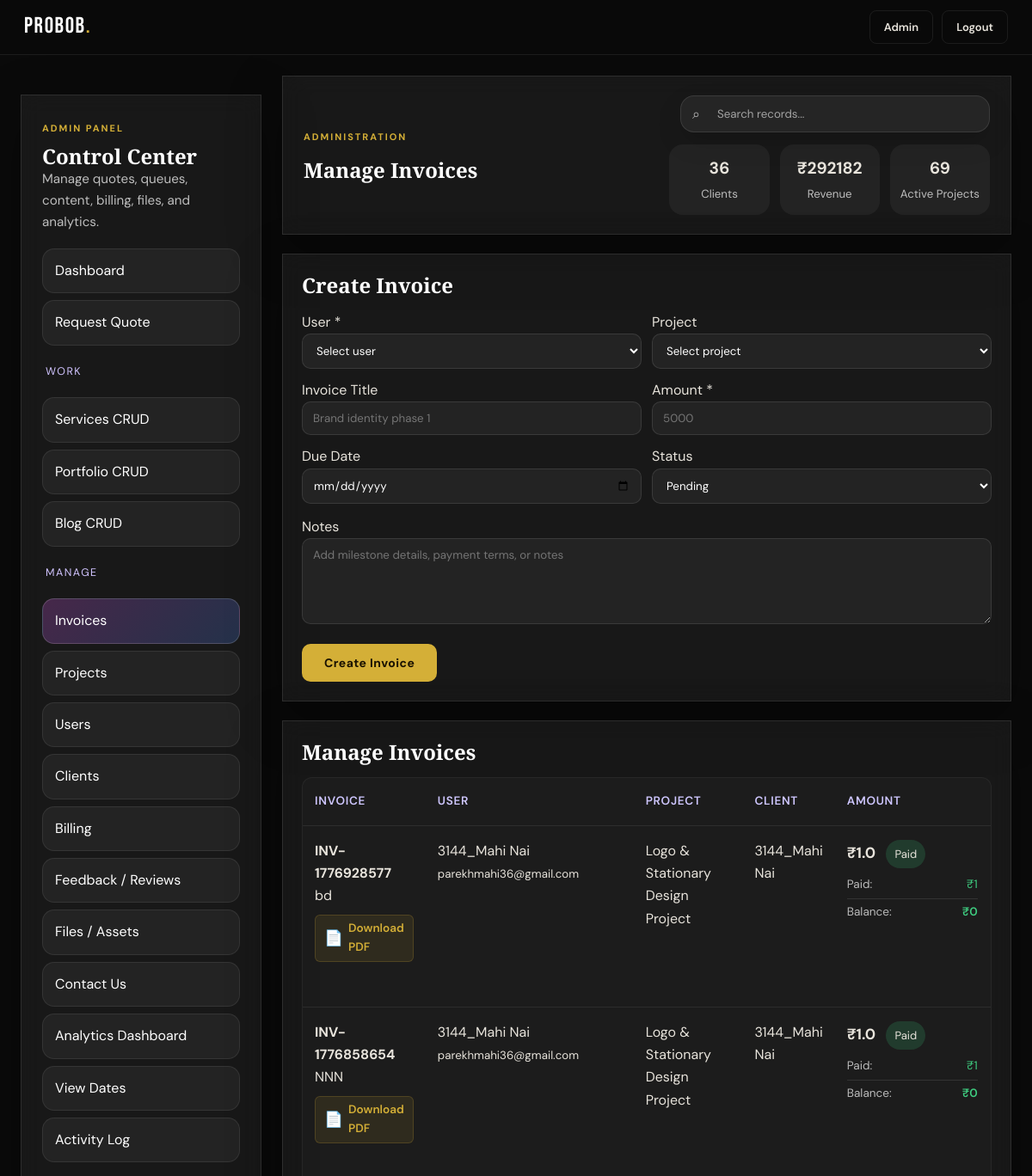
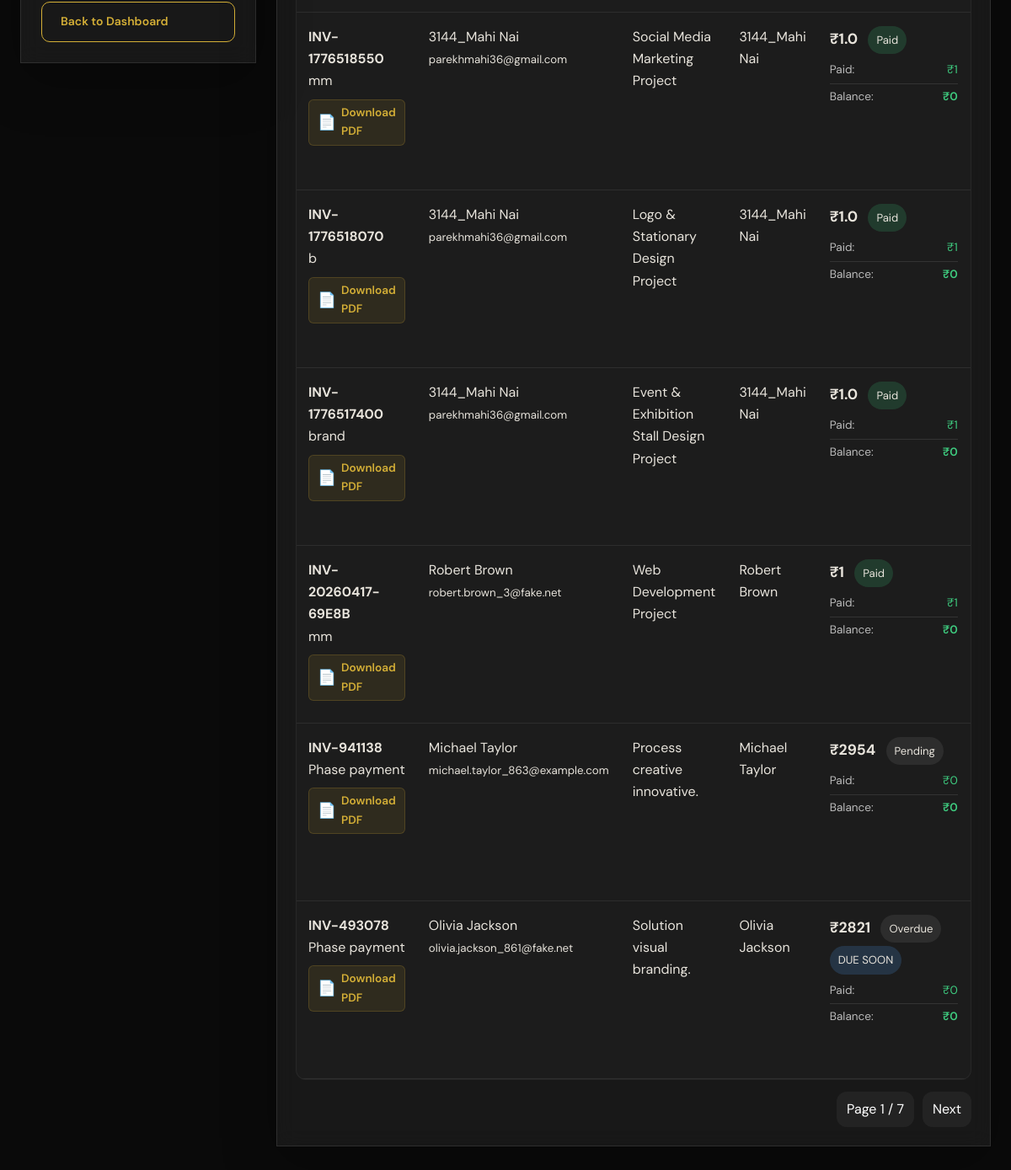
/admin/manage/invoices (signed in), run on the app's committed database (2 pictures, top to bottom).
### tables this page shows
CREATE TABLE invoices (
            id INTEGER PRIMARY KEY AUTOINCREMENT,
            project_id INTEGER,
            user_id INTEGER,
            invoice_no TEXT,
            title TEXT,
            amount TEXT,
            due_date TEXT,
            status TEXT DEFAULT 'Pending',
            notes TEXT,
            created_at TEXT DEFAULT CURRENT_TIMESTAMP
        , paid_amount INTEGER DEFAULT 0, balance_amount INTEGER DEFAULT 0);

CREATE TABLE users (
            id INTEGER PRIMARY KEY AUTOINCREMENT,
            name TEXT NOT NULL,
            email TEXT UNIQUE NOT NULL,
            password_hash TEXT NOT NULL,
            role TEXT DEFAULT 'user',
            reset_token TEXT,
            reset_token_expires TEXT,
            created_at TEXT DEFAULT CURRENT_TIMESTAMP
        , profile_picture TEXT, bio TEXT, phone TEXT, location TEXT, status TEXT DEFAULT 'active');

CREATE TABLE projects (
            id INTEGER PRIMARY KEY AUTOINCREMENT,
            user_id INTEGER,
            quote_id INTEGER,
            title TEXT NOT NULL,
            service TEXT,
            brief TEXT,
            status TEXT DEFAULT 'Inquiry Received',
            priority TEXT DEFAULT 'Medium',
            budget TEXT,
            due_date TEXT,
            designer_name TEXT,
            progress INTEGER DEFAULT 0,
            created_at TEXT DEFAULT CURRENT_TIMESTAMP
        );

### app.py (the view)
@app.route('/admin/manage/invoices')
@admin_required
def admin_invoices_page():
    conn = get_db()
    page = int(request.args.get('page', 1) or 1)
    search = request.args.get('search', '').strip()
    invoices = admin_paginate("""
        SELECT invoices.*,
               projects.title AS project_title,
               users.name AS client_name,
               users.name AS user_name,
               users.email AS user_email
        FROM invoices
        LEFT JOIN projects ON invoices.project_id = projects.id
        LEFT JOIN users ON invoices.user_id = users.id
        ORDER BY invoices.created_at DESC
    """, page=page, per_page=8, search=search, search_cols=['invoice_no', 'title', 'status', 'client_name', 'user_name', 'user_email'])
    projects = conn.execute("""
        SELECT projects.id, projects.title, users.name AS client_name
        FROM projects
        LEFT JOIN users ON projects.user_id = users.id
        ORDER BY projects.id DESC
    """).fetchall()
    users = conn.execute("""
        SELECT id, name, email
        FROM users
        ORDER BY id DESC
    """).fetchall()
    today = datetime.now().strftime('%Y-%m-%d')
    three_days_later = (datetime.now() + timedelta(days=3)).strftime('%Y-%m-%d')
    return render_template(
        'admin_invoices.html',
        invoices=invoices,
        projects=projects,
        users=users,
        today=today,
        three_days_later=three_days_later,
        **admin_common_context('invoices')
    )

### app.py (called while the page is built)
def get_db():
    db = getattr(g, '_database', None)
    if db is None:
        db = g._database = sqlite3.connect(DATABASE)
        db.row_factory = sqlite3.Row
    return db

@app.teardown_appcontext
def close_connection(exception):
    db = getattr(g, '_database', None)
    if db is not None:
        db.close()

def admin_required(f):
    @wraps(f)
    def decorated(*args, **kwargs):
        user = get_current_user()
        if not user:
            flash('Please log in to access this page.', 'warning')
            return redirect(url_for('login', next=request.path))
        if user['role'] != 'admin':
            flash('Admin access only.', 'error')
            return redirect(url_for('dashboard'))
        return f(*args, **kwargs)
    return decorated

def get_current_user():
    if 'user_id' not in session:
        return None
    return get_db().execute('SELECT * FROM users WHERE id=?', (session['user_id'],)).fetchone()

def get_user_notifications(limit=5, only_unread=False):
    user = get_current_user()
    if not user:
        return []
    query = 'SELECT * FROM notifications WHERE user_id=?'
    params = [user['id']]
    if only_unread:
        query += ' AND is_read=0'
    query += ' ORDER BY id DESC LIMIT ?'
    params.append(limit)
    return get_db().execute(query, tuple(params)).fetchall()

def unread_notification_count():
    user = get_current_user()
    if not user:
        return 0
    return get_db().execute('SELECT COUNT(*) FROM notifications WHERE user_id=? AND is_read=0', (user['id'],)).fetchone()[0]

@app.context_processor
def inject_user():
    user = get_current_user()
    play_login_sound = bool(session.pop('play_login_sound', False))
    return {
        'current_user': user,
        'notif_preview': get_user_notifications(limit=5) if user else [],
        'notif_unread_count': unread_notification_count() if user else 0,
        'play_login_sound': play_login_sound,
        'now_iso': now_iso
    }

def admin_common_context(section='dashboard'):
    return {'admin_section': section, 'admin_stats': admin_overview_stats()}

### templates/admin_invoices.html (shortened to what this page needs)
{% extends 'admin_base.html' %}
{% block admin_heading %}Manage Invoices{% endblock %}
{% block admin_body %}
<div class="crud-layout stacked-crud">
  <div class="glass-card admin-section">
    <h2>Create Invoice</h2>
    <form method="POST" action="{{ url_for('admin_create_invoice') }}" class="crud-form" style="padding:0;">
      <div class="form-grid-2">
        <div>
          <label>User *</label>
          <select name="user_id" required>
              <option value="">Select user</option>
          </select>
        </div>
        <div>
          <label>Project</label>
          <select name="project_id">
            <option value="">Select project</option>
          </select>
        </div>
        <div>
          <label>Invoice Title</label>
          <input type="text" name="title" placeholder="Brand identity phase 1">
        </div>
        <div>
          <label>Amount *</label>
          <input type="number" name="amount" min="1" step="0.01" placeholder="5000" required>
        </div>
        <div>
          <label>Due Date</label>
          <input type="date" name="due_date">
        </div>
        <div>
          <label>Status</label>
          <select name="status">
            {% for s in ['Pending','Partially Paid','Paid','Overdue','Cancelled'] %}
            <option value="{{ s }}">{{ s }}</option>
            {% endfor %}
          </select>
        </div>
      </div>
      <div>
        <label>Notes</label>
        <textarea name="notes" placeholder="Add milestone details, payment terms, or notes"></textarea>
      </div>
      <div class="admin-actions">
        <button class="btn-primary" type="submit">Create Invoice</button>
      </div>
    </form>
  </div>
  <div class="glass-card admin-section">
    <h2>Manage Invoices</h2>
    <div class="table-wrap">
      <table class="admin-table">
        <thead>
          <tr>
            <th>Invoice</th>
            <th>User</th>
            <th>Project</th>
            <th>Client</th>
            <th>Amount</th>
            <th>Manage</th>
          </tr>
        </thead>
        <tbody>
          {% for item in invoices['items'] %}
          <tr>
            <td>
              <strong>{{ item.invoice_no }}</strong><br>
              {{ item.title or 'Untitled Invoice' }}<br>
              <a href="{{ url_for('download_invoice_pdf', invoice_id=item.id) }}" class="admin-pdf-link">
                <span style="font-size: 1.1rem; vertical-align: middle;">📄</span> Download PDF
              </a>
            </td>
            <td>
              {{ item.user_name or '—' }}<br>
              <small>{{ item.user_email or '—' }}</small>
            </td>
            <td>{{ item.project_title or '—' }}</td>
            <td>{{ item.client_name or '—' }}</td>
            <td style="min-width: 180px;">
              <div style="margin-bottom: 8px;">
                <span style="font-size: 1.1rem; font-weight: 700;">₹{{ item.amount }}</span>
                <span class="badge {{ item.status|lower }}" style="margin-left: 8px;">{{ item.status }}</span>
                {% if item.status != 'Paid' and item.status != 'Cancelled' and item.due_date %}
                  {% if item.due_date < today %}
                    <span class="badge rejected" style="margin-top: 4px; display: block; width: fit-content;">OVERDUE</span>
                  {% elif item.due_date == today %}
                    <span class="badge reviewing" style="margin-top: 4px; display: block; width: fit-content;">DUE TODAY</span>
                  {% elif item.due_date <= three_days_later %}
                    <span class="badge new" style="margin-top: 4px; display: block; width: fit-content;">DUE SOON</span>
                  {% endif %}
                {% endif %}
              </div>
              <div style="font-size: 0.85rem; color: rgba(255,255,255,0.7); display: grid; gap: 4px;">
                <div style="display: flex; justify-content: space-between;">
                  <span>Paid:</span>
                  <span style="color: #3fcd80;">₹{{ item.paid_amount or 0 }}</span>
                </div>
                <div style="display: flex; justify-content: space-between; border-top: 1px solid rgba(255,255,255,0.1); padding-top: 4px;">
                  <span>Balance:</span>
                  <span style="color: {% if item.balance_amount > 0 %}#ff667c{% else %}#3fcd80{% endif %}; font-weight: 600;">₹{{ item.balance_amount if item.balance_amount is not none else item.amount }}</span>
                </div>
              </div>
            </td>
            <td>
            </td>
          </tr>
          {% else %}
          <tr>
            <td colspan="6">No invoices yet.</td>
          </tr>
          {% endfor %}
        </tbody>
      </table>
    </div>
  <div class="pagination">
    <span>Page {{ invoices['page'] }} / {{ invoices['pages'] }}</span>
    {% if invoices['has_next'] %}<a href="{{ url_for('admin_invoices_page', page=invoices['next_page'], search=request.args.get('search', '')) }}">Next</a>{% endif %}
  </div>
  </div>
</div>
{% endblock %}

### static/css/style.css (style rules this page uses)
*, *::before, *::after { box-sizing: border-box; margin: 0; padding: 0; }
:root { --bg: #0a0a0a; --bg-2: #111111; --bg-3: #181818; --bg-4: #222222; --border: rgba(255,255,255,0.08); --border-gold: rgba(212,175,55,0.25); --gold: #d4af37; --gold-light: #f0d060; --gold-dim: rgba(212,175,55,0.15); --white: #ffffff; --text: #e8e4dc; --text-2: #9e9a93; --text-3: #5c5852; --red: #e05555; --radius: 12px; --radius-lg: 20px; --shadow: 0 8px 32px rgba(0,0,0,0.5); --shadow-gold: 0 0 40px rgba(212,175,55,0.12); --font-display: 'Bebas Neue', sans-serif; --font-serif: 'Playfair Display', Georgia, serif; --font-body: 'DM Sans', system-ui, sans-serif; --nav-h: 64px; --ticker-h: 36px; }
html { scroll-behavior: smooth; }
body { background: var(--bg); color: var(--text); font-family: var(--font-body); font-size: 16px; line-height: 1.65; -webkit-font-smoothing: antialiased; overflow-x: hidden; }
a { color: inherit; text-decoration: none; }
button { cursor: pointer; border: none; background: none; font-family: inherit; }
input, textarea, select { font-family: inherit; }
h1,h2,h3,h4,h5 { font-family: var(--font-serif); font-weight: 700; line-height: 1.15; color: var(--white); }
.btn-primary { display: inline-flex; align-items: center; gap: 6px; background: var(--gold); color: #1a1200; font-weight: 700; font-size: 14px; letter-spacing: 0.03em; padding: 13px 26px; border-radius: 10px; border: none; cursor: pointer; transition: background .2s, transform .15s, box-shadow .2s; }
.glass-card { background:rgba(255,255,255,.06);backdrop-filter:blur(12px);border:1px solid rgba(255,255,255,.1);box-shadow:0 20px 60px rgba(0,0,0,.28); }

### templates/admin_base.html (style rules this page uses)
.admin-section { padding:22px;overflow-x:auto }
.admin-section h2 { margin-bottom:16px }
.table-wrap { overflow-x:auto; -webkit-overflow-scrolling: touch; border-radius: 12px; border: 1px solid rgba(255,255,255,0.05); background: rgba(255,255,255,0.02); }
.admin-table { width:100%;border-collapse:collapse;min-width:1000px; }
.admin-table th,.admin-table td { padding:16px 14px;border-bottom:1px solid rgba(255,255,255,.08);vertical-align:top;text-align:left; overflow: hidden; text-overflow: ellipsis; }
.admin-table th { font-size:.85rem;color:#cfc7ff; font-weight: 600; text-transform: uppercase; letter-spacing: 0.05em; }
.crud-form input,.crud-form textarea,.crud-form select { background:rgba(255,255,255,0.05);border:1px solid rgba(255,255,255,0.1);color:#fff;border-radius:10px;padding:10px 12px;width:100%;transition: all 0.2s; }
.inline-form select option, .crud-form select option, select option { color: #000 !important; background-color: #fff !important; }
.crud-form textarea { min-height:100px;resize:vertical }
.badge { display:inline-flex;align-items:center;padding:6px 10px;border-radius:999px;background:rgba(255,255,255,.08);font-size:.82rem }
.badge.new { background:rgba(86,164,255,.18) }
.badge.accepted,.badge.paid,.badge.completed,.badge.confirmed,.badge.resolved { background:rgba(63,205,128,.18) }
.crud-layout { display:grid;grid-template-columns:420px minmax(0,1fr);gap:20px }
.crud-form { padding:22px;display:grid;gap:14px }
.form-grid-2 { display:grid;grid-template-columns:repeat(2,minmax(0,1fr));gap:12px }
.admin-actions { display:flex;gap:10px;flex-wrap:wrap }
.pagination { display:flex;gap:10px;justify-content:flex-end;align-items:center;margin-top:14px }
.stacked-crud { grid-template-columns:1fr;gap:22px }
.pagination a,.pagination span { padding:8px 12px;border-radius:12px;background:rgba(255,255,255,.05);text-decoration:none;color:#fff }
.admin-pdf-link { display: inline-flex; align-items: center; gap: 6px; margin-top: 8px; padding: 4px 10px; background: rgba(212, 175, 55, 0.1); border: 1px solid rgba(212, 175, 55, 0.2); color: #d4af37 !important; border-radius: 6px; font-size: 0.85rem; font-weight: 600; text-decoration: none; transition: all 0.2s ease; }

### data on the page
invoices: invoice_no "INV-1776928577", title "bd", name "3144_Mahi Nai", email "parekhmahi36@gmail.com", title "Logo & Stationary Design Project", amount "1.0", status "Paid", paid_amount "1", balance_amount "0"
invoices: invoice_no "INV-1776858654", title "NNN", name "3144_Mahi Nai", email "parekhmahi36@gmail.com", title "Logo & Stationary Design Project", amount "1.0", status "Paid", paid_amount "1", balance_amount "0"
invoices: invoice_no "INV-1776518550", title "mm", name "3144_Mahi Nai", email "parekhmahi36@gmail.com", title "Social Media Marketing Project", amount "1.0", status "Paid", paid_amount "1", balance_amount "0"
invoices: invoice_no "INV-1776518070", title "b", name "3144_Mahi Nai", email "parekhmahi36@gmail.com", title "Logo & Stationary Design Project", amount "1.0", status "Paid", paid_amount "1", balance_amount "0"
invoices: invoice_no "INV-1776517400", title "brand", name "3144_Mahi Nai", email "parekhmahi36@gmail.com", title "Event & Exhibition Stall Design Project", amount "1.0", status "Paid", paid_amount "1", balance_amount "0"
invoices: invoice_no "INV-20260417-69E8B", title "mm", name "Robert Brown", email "robert.brown_3@fake.net", title "Web Development Project", amount "1", status "Paid", paid_amount "1", balance_amount "0"
invoices: invoice_no "INV-941138", title "Phase payment", name "Michael Taylor", email "michael.taylor_863@example.com", title "Process creative innovative.", amount "2954", status "Pending", paid_amount "0", balance_amount "0"
invoices: invoice_no "INV-493078", title "Phase payment", name "Olivia Jackson", email "olivia.jackson_861@fake.net", title "Solution visual branding.", amount "2821", status "Overdue", shows "DUE SOON", paid_amount "0", balance_amount "0"

### other printed values
{{ admin_stats.clients }} "36"
{{ admin_stats.revenue }} "292182"
{{ admin_stats.active_projects }} "69"
{{ invoices['page'] }} "1"
{{ invoices['pages'] }} "7"
form field status "Pending"
